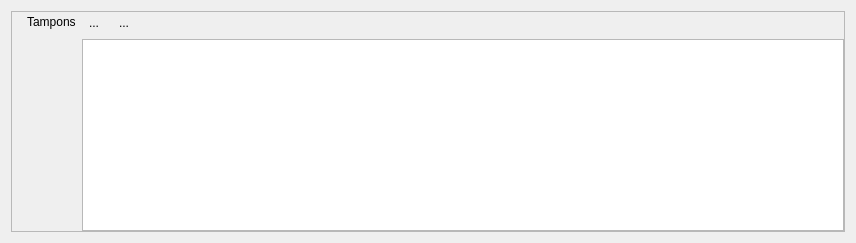
                    <widget class="QWidget" name="stackPondBuffer">
                     <layout class="QGridLayout" name="gridLayout_21">
                      <item row="1" column="0">
                       <widget class="QFrame" name="pondBufferFrame">
                        <property name="sizePolicy">
                         <sizepolicy hsizetype="Expanding" vsizetype="Expanding">
                          <horstretch>0</horstretch>
                          <verstretch>0</verstretch>
                         </sizepolicy>
                        </property>
                        <property name="frameShape">
                         <enum>QFrame::StyledPanel</enum>
                        </property>
                        <property name="frameShadow">
                         <enum>QFrame::Raised</enum>
                        </property>
                        <layout class="QGridLayout" name="gridLayout_17">
                         <property name="leftMargin">
                          <number>0</number>
                         </property>
                         <property name="topMargin">
                          <number>0</number>
                         </property>
                         <property name="rightMargin">
                          <number>0</number>
                         </property>
                         <property name="bottomMargin">
                          <number>0</number>
                         </property>
                         <item row="0" column="1">
                          <widget class="QLabel" name="pondDirectLayerLabel_3">
                           <property name="sizePolicy">
                            <sizepolicy hsizetype="Fixed" vsizetype="Fixed">
                             <horstretch>0</horstretch>
                             <verstretch>0</verstretch>
                            </sizepolicy>
                           </property>
                           <property name="text">
                            <string>Tampons</string>
                           </property>
                          </widget>
                         </item>
                         <item row="0" column="2">
                          <widget class="QToolButton" name="pondBufferPlus">
                           <property name="toolTip">
                            <string>Ajouter un nouveau tampon</string>
                           </property>
                           <property name="text">
                            <string>...</string>
                           </property>
                           <property name="icon">
                            <iconset>
                             <normaloff>:/plugins/eco_cont/icons/symbologyAdd.svg</normaloff>:/plugins/eco_cont/icons/symbologyAdd.svg</iconset>
                           </property>
                           <property name="autoRaise">
                            <bool>true</bool>
                           </property>
                          </widget>
                         </item>
                         <item row="0" column="3">
                          <widget class="QToolButton" name="pondBufferMinus">
                           <property name="toolTip">
                            <string>Supprimer le tampon sélectionné</string>
                           </property>
                           <property name="text">
                            <string>...</string>
                           </property>
                           <property name="icon">
                            <iconset>
                             <normaloff>:/plugins/eco_cont/icons/symbologyRemove.svg</normaloff>:/plugins/eco_cont/icons/symbologyRemove.svg</iconset>
                           </property>
                           <property name="autoRaise">
                            <bool>true</bool>
                           </property>
                          </widget>
                         </item>
                         <item row="0" column="4">
                          <spacer name="horizontalSpacer_11">
                           <property name="orientation">
                            <enum>Qt::Horizontal</enum>
                           </property>
                           <property name="sizeHint" stdset="0">
                            <size>
                             <width>702</width>
                             <height>20</height>
                            </size>
                           </property>
                          </spacer>
                         </item>
                         <item row="1" column="2" colspan="3">
                          <widget class="QTableView" name="pondBufferView">
                           <property name="minimumSize">
                            <size>
                             <width>200</width>
                             <height>100</height>
                            </size>
                           </property>
                          </widget>
                         </item>
                         <item row="0" column="0">
                          <spacer name="horizontalSpacer_10">
                           <property name="orientation">
                            <enum>Qt::Horizontal</enum>
                           </property>
                           <property name="sizeType">
                            <enum>QSizePolicy::Fixed</enum>
                           </property>
                           <property name="sizeHint" stdset="0">
                            <size>
                             <width>15</width>
                             <height>13</height>
                            </size>
                           </property>
                          </spacer>
                         </item>
                        </layout>
                       </widget>
                      </item>
                     </layout>
                    </widget>
